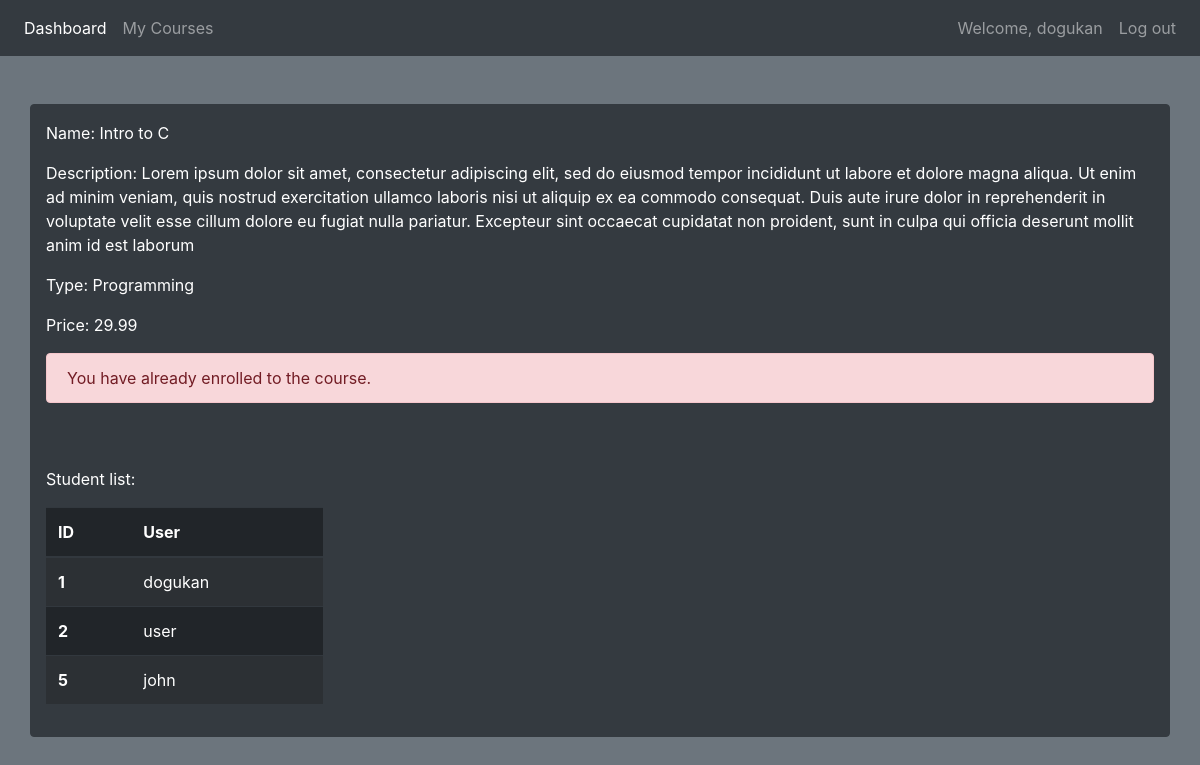
Screenshot of /course/3 (signed in) with the database file from the repository.
### courses/models.py (models this page shows, shortened)
class Course(models.Model):
    DANCE = "Dance"
    PROG = "Programming"
    LANG = "Language"
    TYPES = [
        (DANCE, "Dance"),
        (PROG, "Programming"),
        (LANG, "Language"),
    ]
    name = models.CharField(max_length=100)
    desc = models.TextField()
    type = models.CharField(max_length=15, choices=TYPES, default=DANCE)
    due_date = models.DateTimeField()
    active = models.BooleanField(default=True)
    price = models.DecimalField(max_digits=5, decimal_places=2)
    students = models.ManyToManyField(User, blank=True)
    @property
    def is_past_due(self):
        return timezone.now() > self.due_date

### courses/views.py (the view)
# urls.py: path('course/<str:pk>', views.course_detail, name='course_detail'),
@login_required(login_url='login')
def course_detail(request, pk):
    cd = Course.objects.get(id=pk)
    students = cd.students.all()
    is_already_enrolled = False
    for student in students:
        if student == request.user:
            is_already_enrolled = True
    context = {
        'cd':cd,
        'students':students,
        'is_already_enrolled': is_already_enrolled,
    }
    return render(request, 'courses/course_detail.html', context)

### courses/templates/courses/course_detail.html
{% extends 'courses/base.html' %}
{% block content %}
<div class="container mt-5 py-3 border border-dark rounded bg-dark text-white">
    <p>Name: {{ cd.name }}</p>
    <p>Description: {{ cd.desc }}</p>
    <p>Type: {{ cd.type }}</p>
    <p>Price: {{ cd.price }}</p>
    {% if cd.is_past_due %}
    <p>Registration to this course has ended.</p>
    <p><a href="{% url 'dashboard' %}">See other courses</a></p>
    {% elif is_already_enrolled %}
    <div class="alert alert-danger" role="alert">
        You have already enrolled to the course.
      </div>
    {% else %}
    <a class="badge badge-primary text-wrap p-2" href="{% url 'enroll_course' cd.id %}" style="font-size: 20px;">Enroll Now</a>
    {% endif %}
    <br>
    <br>
    <p>Student list:</p>
    {% if students.count == 0 %}
    <p>There is no student currently enrolled to this class.</p>
    {% else %}
    <table class="table table-striped table-dark" style="max-width: 25%;">
        <thead>
            <tr>
                <th scope="col">ID</th>
                <th scope="col">User</th>
            </tr>
        </thead>
        <tbody>
            {% for student in students %}
            <tr>
                <th scope="row">{{ student.id }}</th>
                <td>{{ student }}</td>
            </tr>
            {% endfor %}
        </tbody>
    </table>
    {% endif %}
</div>
{% endblock %}

### courses/templates/courses/base.html (shortened to what this page needs)
{% load static %}
<!doctype html>
<html lang="en">
<head>
  <link rel="stylesheet" href="https://maxcdn.bootstrapcdn.com/bootstrap/4.0.0/css/bootstrap.min.css"
>
</head>
<body class="bg-secondary">
  <nav class="navbar navbar-expand-md navbar-dark bg-dark">
    <div class="navbar-collapse collapse w-100 order-1 order-md-0 dual-collapse2">
        <ul class="navbar-nav mr-auto">
            <li class="nav-item active">
                <a class="nav-link" href="{% url 'dashboard' %}">Dashboard</a>
            </li>
            <li class="nav-item">
                <a class="nav-link" href="{% url 'my_courses' %}">My Courses</a>
            </li>
        </ul>
    </div>
    <div class="navbar-collapse collapse w-100 order-3 dual-collapse2">
        <ul class="navbar-nav ml-auto">
            <li class="nav-item">
              <a class="nav-link" href="">Welcome, {{ request.user }}</a>
            </li>
            <li class="nav-item">
                <a class="nav-link" href="{% url 'logout' %}">Log out</a>
            </li>
        </ul>
    </div>
</nav>
  {% block content %}
  {% endblock %}
</body>
</html>

### rows the page displays
Course: name "Intro to C", desc "Lorem ipsum dolor sit amet, consectetur adipiscing elit, sed do eiusmod tempor incididunt ut labore et dolore magna aliqua. Ut enim ad minim veniam, quis nostrud exercitation ullamco laboris nisi ut aliquip ex ea commodo consequat. Duis aute irure dolor in reprehenderit in voluptate velit esse cillum dolore eu fugiat nulla pariatur. Excepteur sint occaecat cupidatat non proident, sunt in culpa qui officia deserunt mollit anim id est laborum", type "Programming", price "29.99"

### other values shown
{{ request.user }} "dogukan"
{{ student.id }} "1"
{{ student }} "dogukan"
{{ student.id }} "2"
{{ student }} "user"
{{ student.id }} "5"
{{ student }} "john"
